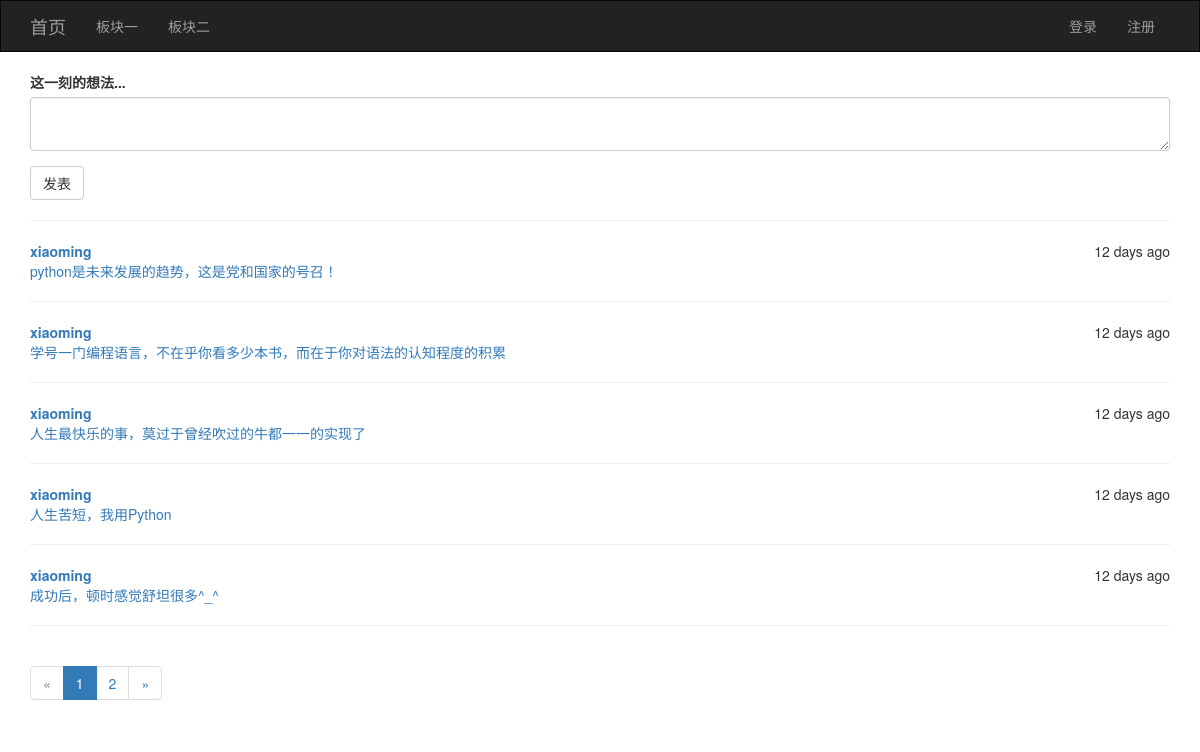
The page / on the database its author committed.
### app/models/posts.py (models this page shows)
class Posts(db.Model):
    __tablename__ = 'posts'
    id = db.Column(db.Integer, primary_key=True)
    rid = db.Column(db.Integer, index=True, default=0)
    content = db.Column(db.Text)
    timestamp = db.Column(db.DateTime, index=True, default=datetime.utcnow)
    user_id = db.Column(db.Integer, db.ForeignKey('users.id'))

### app/models/user.py (models this page shows, shortened)
class User(UserMixin, db.Model):
    __tablename__ = 'users'
    id = db.Column(db.Integer, primary_key=True)
    username = db.Column(db.String(64), unique=True)
    password_hash = db.Column(db.String(128))
    confirmed = db.Column(db.Boolean, default=False)
    email = db.Column(db.String(64), unique=True)
    posts = db.relationship('Posts', backref='user', lazy='dynamic')
    @property
    def password(self):
        raise AttributeError('密码是不可读属性')

### app/views/main.py (the view, shortened to what this page needs)
@main.route('/', methods=['GET', 'POST'])
def index():
    form = PostsForm()
    page = request.args.get('page', 1, type=int)
    pagination = Posts.query.filter_by(rid=0).order_by(Posts.timestamp.desc()).paginate(page, per_page=5, error_out=False)
    posts = pagination.items
    return render_template('main/index.html', form=form, posts=posts, pagination=pagination)

### app/forms/posts.py
class PostsForm(FlaskForm):
    content = TextAreaField('这一刻的想法...', validators=[DataRequired(), Length(1, 128)])
    submit = SubmitField('发表')

### app/templates/main/index.html (shortened to what this page needs)
{% extends 'common/base.html' %}
{% from 'common/macros.html' import pagination_show %}
{% block page_content %}
{{ wtf.quick_form(form) }}
{% for p in posts %}
<hr />
<div style="float:right;">{{moment(p.timestamp).fromNow()}}</div>
<div><a href="#"><b>{{p.user.username}}</b></a></div>
<div><a href="#">{{p.content}}</a></div>
{% endfor %}
<hr />
{{pagination_show(pagination, 'main.index')}}
{% endblock %}

### app/templates/common/base.html (shortened to what this page needs)
{% extends 'bootstrap/base.html' %}
{% import 'bootstrap/wtf.html' as wtf %}
{% block navbar %}
<nav class="navbar navbar-inverse" style="border-radius: 0px;">
    <div class="container">
        <div class="navbar-header">
            <a class="navbar-brand" href="{{url_for('main.index')}}">首页</a>
        </div>
        <div class="collapse navbar-collapse">
            <ul class="nav navbar-nav">
                <li><a href="#">板块一</a></li>
                <li><a href="#">板块二</a></li>
            </ul>
            <ul class="nav navbar-nav navbar-right">
                {% if current_user.is_authenticated %}
                <li><a href="{{url_for('user.logout')}}">退出</a></li>
                <li class="dropdown">
                    <a href="#" class="dropdown-toggle" data-toggle="dropdown" role="button" aria-haspopup="true"
                       aria-expanded="false">{{current_user.username}}<span class="caret"></span></a>
                    <ul class="dropdown-menu">
                        <li><a href="{{url_for('user.profile')}}">用户信息</a></li>
                        <li><a href="{{url_for('user.change_password')}}">修改密码</a></li>
                        <li><a href="#">更换邮箱</a></li>
                    </ul>
                </li>
                {% else %}
                <li><a href="{{url_for('user.login')}}">登录</a></li>
                <li><a href="{{url_for('user.register')}}">注册</a></li>
                {% endif %}
            </ul>
        </div>
    </div>
</nav>
{% endblock %}
{% block content %}
<div class="container">
    {% block page_content %}默认内容{% endblock %}
</div>
{% endblock %}
{% block head %}
{{ super() }}
{% endblock %}

### app/templates/common/macros.html
{% macro pagination_show(pagination, endpoint) %}
<nav aria-label="Page navigation">
    <ul class="pagination">
        <li {% if not pagination.has_prev %}class="disabled"{% endif %}>
            <a href="{% if pagination.has_prev %}{{url_for(endpoint, page=pagination.prev_num, **kwargs)}}{% else %}#{% endif %}" aria-label="Previous">
                <span aria-hidden="true">&laquo;</span>
            </a>
        </li>
        {% for p in pagination.iter_pages() %}
            {% if p %}
            <li {% if pagination.page == p %}class="active"{% endif %}><a href="{{url_for(endpoint, page=p, **kwargs)}}">{{p}}</a></li>
            {% else %}
            <li><a href="#">&hellip;</a></li>
            {% endif %}
        {% endfor %}
        <li {% if not pagination.has_next %}class="disabled"{% endif %}>
            <a href="{% if pagination.has_next %}{{url_for(endpoint, page=pagination.next_num)}}{% else %}#{% endif %}" aria-label="Next">
                <span aria-hidden="true">&raquo;</span>
            </a>
        </li>
    </ul>
</nav>
{% endmacro %}

### rows shown on the page
Posts: timestamp "12 days ago", user.username "xiaoming", content "python是未来发展的趋势，这是党和国家的号召！"
Posts: timestamp "12 days ago", user.username "xiaoming", content "学号一门编程语言，不在乎你看多少本书，而在于你对语法的认知程度的积累"
Posts: timestamp "12 days ago", user.username "xiaoming", content "人生最快乐的事，莫过于曾经吹过的牛都一一的实现了"
Posts: timestamp "12 days ago", user.username "xiaoming", content "人生苦短，我用Python"
Posts: timestamp "12 days ago", user.username "xiaoming", content "成功后，顿时感觉舒坦很多^_^"

### other values the page prints
{{ p }} "1" "2"
